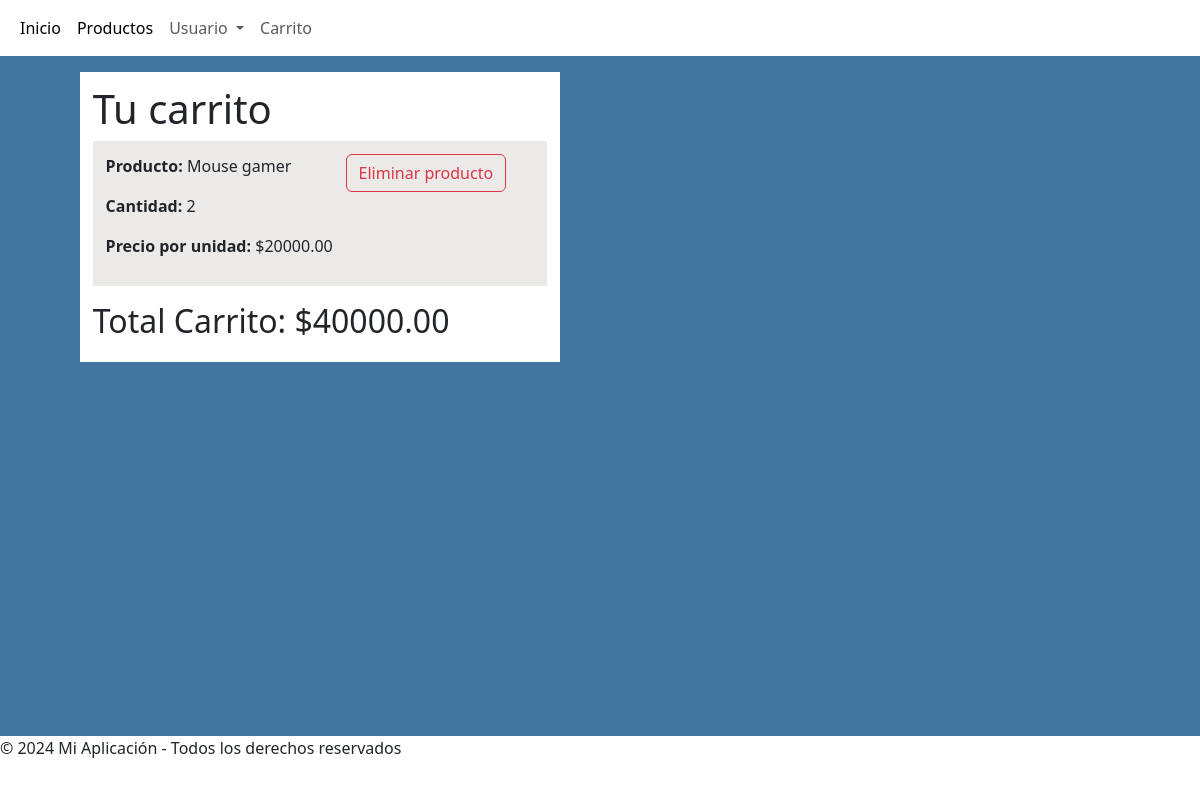
The app's page /products/carrito/ (signed in), older data.
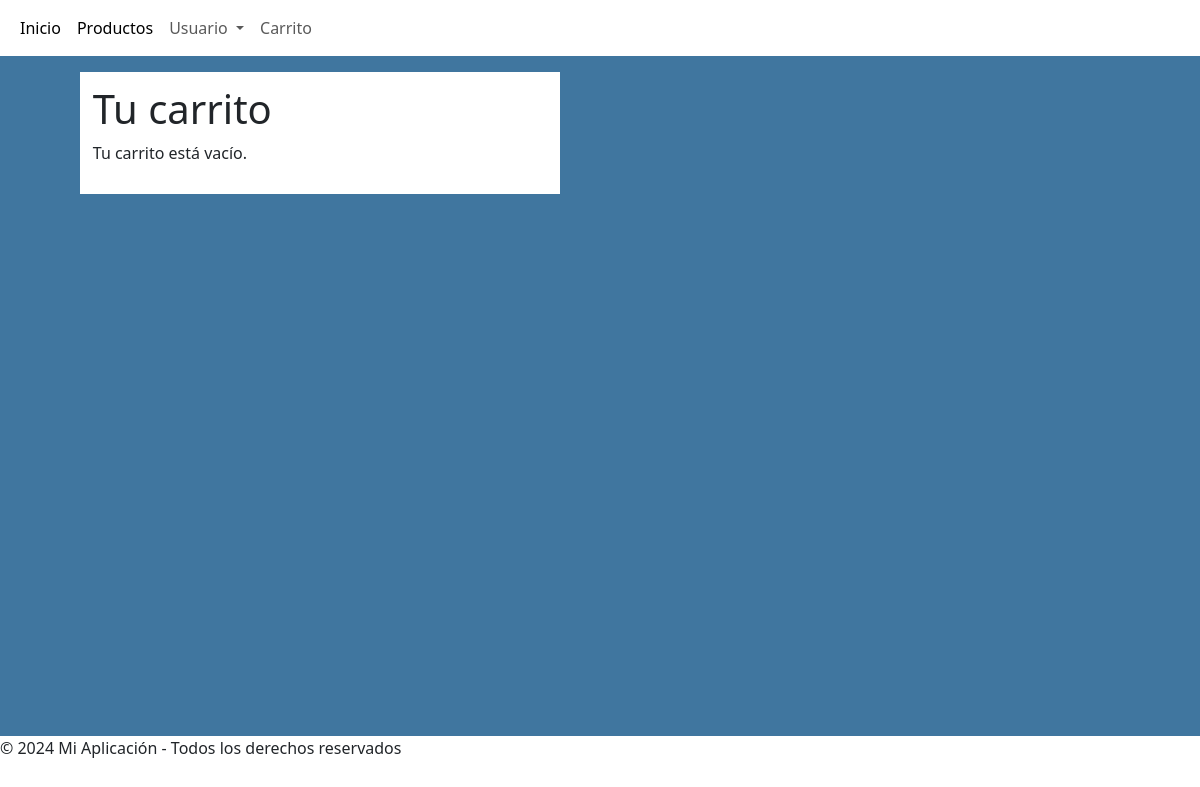
The same page, newer data.
### products/models.py (models this page shows, shortened)
class CarritoProducto(models.Model):
    carrito = models.ForeignKey(Carrito, on_delete=models.CASCADE)
    producto = models.ForeignKey(Producto, on_delete=models.CASCADE)
    cantidad = models.PositiveIntegerField(default=1)

class Producto(models.Model):
    nombre = models.CharField(max_length=100)
    descripcion = models.TextField()
    precio = models.DecimalField(max_digits=10, decimal_places=2)
    imagen = models.ImageField(upload_to='imagenes_productos/')

### products/views.py (the view)
# urls.py: path('carrito/', ver_carrito, name='ver_carrito'),
@login_required
def ver_carrito(request):
    carrito = get_object_or_404(Carrito, usuario=request.user)
    total_price = sum(item.cantidad * item.producto.precio for item in carrito.carritoproducto_set.all())
    return render(request, 'products/ver_carrito.html', {'carrito': carrito, 'total_price': total_price})

### Templates/products/ver_carrito.html (shortened to what this page needs)
{% extends 'base.html' %}
{% block content %}
<div class="carrito">
    <h1>Tu carrito</h1>
    {% if carrito.carritoproducto_set.count == 0 %}
        <p>Tu carrito está vacío.</p>
    {% else %}
        <ul>
            {% for item in carrito.carritoproducto_set.all %}
            <li class="item">
                <div class="info">
                    <p><strong>Producto:</strong> {{ item.producto.nombre }}</p>
                    <p><strong>Cantidad:</strong> {{ item.cantidad }}</p>
                    <p><strong>Precio por unidad:</strong> ${{ item.producto.precio }}</p>
                </div>
                <form action="{% url 'eliminar_del_carrito' item.producto.id %}" method="POST" style="display:inline;">
                    <button type="submit" class="btn btn-outline-danger">Eliminar producto</button>
                </form>
            </li>
            {% endfor %}
        </ul>
        <h2>Total Carrito: ${{ total_price }}</h2>
    {% endif %}
</div>
{% endblock %}

Row changes from the older to the newer data that the page shows:
removed CarritoProducto: producto.nombre "Mouse gamer", cantidad "2", producto.precio "20000.00"
Text that changed along with them:
{{ total_price }}: "40000.00" → (not shown)
text no longer shown: "Total Carrito: $"
text now shown: "Tu carrito está vacío."
